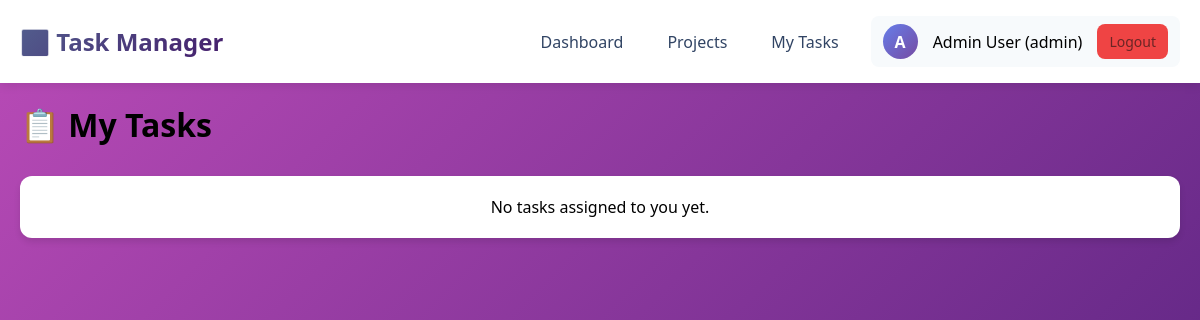
Page /my-tasks (signed in) on the committed database.
### app.py (models this page shows)
class User(UserMixin, db.Model):
    id = db.Column(db.Integer, primary_key=True)
    name = db.Column(db.String(100), nullable=False)
    email = db.Column(db.String(100), unique=True, nullable=False)
    password = db.Column(db.String(200), nullable=False)
    role = db.Column(db.String(20), default='member')
    created_at = db.Column(db.DateTime, default=datetime.utcnow)
    projects_created = db.relationship('Project', foreign_keys='Project.created_by', backref='creator')
    tasks_created = db.relationship('Task', foreign_keys='Task.created_by', backref='creator')
    tasks_assigned = db.relationship('Task', foreign_keys='Task.assigned_to', backref='assignee')
    project_memberships = db.relationship('ProjectMember', backref='user')

### app.py (the view)
@app.route('/my-tasks')
@login_required
def my_tasks():
    tasks = Task.query.filter_by(assigned_to=current_user.id).order_by(Task.due_date.asc()).all()
    return render_template('tasks.html', tasks=tasks)

### app.py (called while the page is built)
@login_manager.user_loader
def load_user(user_id):
    return User.query.get(int(user_id))

### templates/tasks.html (shortened to what this page needs)
{% extends "base.html" %}
{% block content %}
<h1 style="margin-bottom: 30px;">📋 My Tasks</h1>
{% if tasks|length == 0 %}
<div class="card" style="text-align: center;">
    <p>No tasks assigned to you yet.</p>
</div>
{% endif %}
{% endblock %}

### templates/base.html (shortened to what this page needs)
<!DOCTYPE html>
<html lang="en">
<head>
</head>
<body>
    {% if current_user.is_authenticated %}
    <nav class="navbar">
        <div class="navbar-container">
            <a href="{{ url_for('dashboard') }}" class="navbar-brand">✅ Task Manager</a>
            <div class="navbar-menu">
                <a href="{{ url_for('dashboard') }}">Dashboard</a>
                <a href="{{ url_for('projects') }}">Projects</a>
                <a href="{{ url_for('my_tasks') }}">My Tasks</a>
                <div class="user-info">
                    <div class="user-avatar">{{ current_user.name[0].upper() }}</div>
                    <span>{{ current_user.name }} ({{ current_user.role }})</span>
                    <a href="{{ url_for('logout') }}" class="logout-btn btn">Logout</a>
                </div>
            </div>
        </div>
    </nav>
    {% endif %}
    <div class="container">
        {% block content %}{% endblock %}
    </div>
</body>
</html>

### templates/base.html (style rules this page uses)
* { margin: 0; padding: 0; box-sizing: border-box; }
body { font-family: 'Segoe UI', Tahoma, Geneva, Verdana, sans-serif; background: linear-gradient(135deg, #ba4bb7 0%, #4d1f7a 100%); min-height: 100vh; }
.container { max-width: 1200px; margin: 0 auto; padding: 20px; }
.navbar { background: white; box-shadow: 0 2px 10px rgba(0,0,0,0.1); position: sticky; top: 0; z-index: 1000; }
.navbar-container { max-width: 1200px; margin: 0 auto; padding: 1rem 20px; display: flex; justify-content: space-between; align-items: center; }
.navbar-brand { font-size: 1.5rem; font-weight: bold; background: linear-gradient(135deg, #525d8d 0%, #451e6c 100%); -webkit-background-clip: text; -webkit-text-fill-color: transparent; text-decoration: none; }
.navbar-menu { display: flex; gap: 20px; align-items: center; }
.navbar-menu a { color: #314464; text-decoration: none; padding: 8px 12px; border-radius: 8px; transition: all 0.3s; }
.user-info { display: flex; align-items: center; gap: 15px; padding: 8px 12px; background: #f7fafc; border-radius: 8px; }
.user-avatar { width: 35px; height: 35px; background: linear-gradient(135deg, #667eea 0%, #764ba2 100%); border-radius: 50%; display: flex; align-items: center; justify-content: center; color: white; font-weight: bold; }
.logout-btn { background: #ef4444; color: rgb(106, 37, 37) !important; }
.card { background: white; border-radius: 12px; padding: 20px; box-shadow: 0 4px 6px rgba(0,0,0,0.1); transition: transform 0.3s, box-shadow 0.3s; }
.btn { padding: 10px 20px; border: none; border-radius: 8px; cursor: pointer; font-size: 14px; transition: all 0.3s; }

### rows in the picture
User: name "A", name "Admin User", role "admin"
